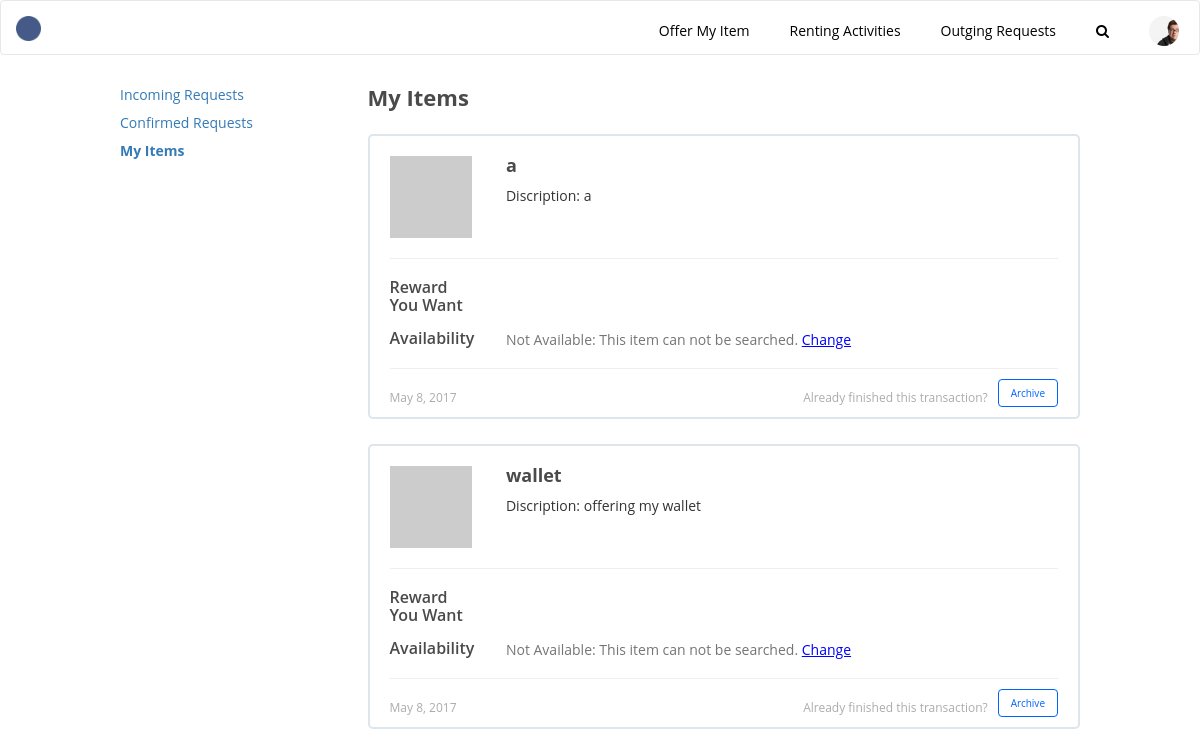
Screenshot of /rent/myalloffer (signed in) with the database file from the repository.
### rent/models.py (models this page shows, shortened)
class OfferingItem(models.Model):
	name = models.CharField(max_length=100)
	lender = models.ForeignKey(User)
	picture = models.FileField(upload_to=itemuploadpath, blank=True, null=True)
	content_type = models.CharField(max_length=50, blank=True, null=True)
	description = models.TextField(max_length=300, blank=True, null=True)
	reward = models.CharField(max_length=100, blank=True)
	post_date = models.DateField(auto_now_add=True, blank=True, null=True)
	active = models.BooleanField(default=True, blank=False)
	available_from = models.DateField(blank=True, null=True)
	available_to = models.DateField(blank=True, null=True)

### rent/views.py (the view)
@login_required
def myalloffer(request):
	context = {}
	my_items = OfferingItem.objects.filter(lender=request.user)
	context['my_items'] = my_items
	return render(request, 'rent/myoffers-myitems.html', context)

### rent/templates/rent/myoffers-myitems.html (shortened to what this page needs)
{% extends "rent/base.html" %}
{% block customized_static %}
{% load static %}
        <link rel="stylesheet" type="text/css" href="{% static 'rent/css/style.css' %}">
        <link rel="stylesheet" type="text/css" href="../../static/rent/css/myoffers.css">
        <link rel="stylesheet" href="//cdnjs.cloudflare.com/ajax/libs/jasny-bootstrap/3.1.3/css/jasny-bootstrap.min.css">
{% endblock %}
{% block bodycontent %}
        <section class="main-container">
            <div class="row">
                <nav class="col-sm-3 col-md-3 col-lg-3 bs-docs-sidebar hidden-print" role="complementary">
                    <div class="subnav-list">
                        <ui>
                            <li class="subnav clickable"><a href="{% url 'incomingoffer' %}">Incoming Requests</a></li>
                            <li class="subnav clickable"><a href="{% url 'confirmedoffer' %}">Confirmed Requests</a></li>
                            <li class="subnav-chosen clickable"><a href="{% url 'myalloffer' %}">My Items</a></li>
                        </ui>
                    </div>
                </nav>
                <div class="col-sm-9 col-md-9 col-lg-9" role="main">
                    <div class="h1">My Items</div>
                    {% for i in my_items %}
                    <div class="myoffer-incoming gray-border incoming-gray-border">
                        <div class="">
                            <div class="row">
                                <div class="col-xxs col-xs-4 col-sm-3 col-md-2 col-lg-2">
                                    {% if i.picture %}
                                    <img class="image-fill" src="{% url 'get_item_photo' i.id %}">
                                    {% else %}
                                    <img src="http://placehold.it/82x82">
                                    {% endif %}
                                </div>
                                <div class="col-xxs col-xs-8 col-sm-9 col-md-10 col-lg-10">
                                    <div class="myoffer-title">
                                        <div class="h2 myoffer-title-description">
                                            {{i.name}}
                                        </div>
                                    </div>
                                    <div class="myoffer-description">
                                        Discription: {{i.description}}
                                    </div>
                                </div>
                            </div>
                            <hr>
                            <div class="row margin-in-section">
                                <div class="col-xxs col-xs-4 col-sm-3 col-md-2 col-lg-2">
                                    <div class="h3 incoming-sub-title">
                                        Reward You Want
                                    </div>
                                </div>
                                <div class="col-xxs col-xs-8 col-sm-9 col-md-10 col-lg-10">
                                </div>
                            </div>
                            <div class="row margin-in-section ">
                                <div class="col-xxs col-xs-4 col-sm-3 col-md-2 col-lg-2">
                                    <div class="h3 incoming-reward">
                                        Availability
                                    </div>
                                </div>
                                <div class="col-xxs col-xs-8 col-sm-9 col-md-10 col-lg-10">
                                    <div class="body">
                                        Not Available: This item can not be searched. <span class="hyperlink">Change</span>
                                    </div>
                                </div>
                            </div>
                        </div>
                        <hr id="incoming-line">
                        <div>
                            <div class="caption-2 incoming-time">
                                {{i.post_date}}
                            </div>
                            <button class="btn btn-secondary btn-secondary-blue right ">
                                Archive
                            </button>
                            <div class="body inlineblock right caption-2" id="notes">
                                Already finished this transaction?
                            </div>
                        </div>
                    </div>
                    {% endfor %}
                </div>
            </div>
        </section>
        {% endblock %}

### rent/static/rent/css/search.css (style rules this page uses)
.main-container { max-width: 1200px; }

### rent/static/rent/css/myoffers.css (style rules this page uses)
#incoming-line { margin: 10px 0px 10px 0px; }
.incoming-gray-border { padding-bottom: 10px; }
.incoming-time { display: inline-block; margin-top: 10px; }
.myoffer-incoming { margin-top: 25px; }
.myoffer-incoming .myoffer-title .myoffer-title-description { display:block; }
.myoffer-incoming .margin-in-section { margin-top: 6px; }
.incoming-reward { margin-top: auto; }
#notes { margin-top: 10px; margin-right: 10px; }

### rent/static/rent/css/elements.css (style rules this page uses)
* { font-family: "Open Sans", sans-serif; }
body { box-sizing: border-box; }
.h1 { font-size: 22px; font-weight: bold; color: #4a4a4a; margin-top: 0px; }
.h2 { font-size: 18px; font-weight: bold; color: #4a4a4a; margin-top: 0px; }
.h3 { font-size: 16px; font-weight: 600; color: #4a4a4a; margin-top: 0px; }
.subnav { font-size: 14px; color: #4a4a4a; }
.subnav-chosen { font-size: 14px; color: #4a4a4a; font-weight: bold; }
.body { font-size: 14px; color: #757575; }
.caption-2 { font-size: 12px; color: #757575; opacity: 0.6; }
.btn-secondary { background-color: white; -webkit-transition-duration: 0.4s; transition-duration: 0.4s; font-size: 10px; }
.btn-secondary-blue { border: 1px solid #0064ff; color: #0064ff; }
.right { float: right; }
.subnav-list { list-style: none; margin-bottom: 15px; }
.subnav-list li { margin-bottom: 8px; }
.main-container { margin: auto; margin-top: 30px; max-width: 1200px; }
.gray-border { width: 100%; border-radius: 5px; border: solid 2px #dde5ed; padding: 2rem 2rem 2rem 2rem; }
button { border: none; background-color: none; }
.clickable { cursor: pointer; }
.inlineblock { display: inline-block; }
.hyperlink { color: blue; text-decoration: underline; }
@media only screen and (min-width: 768px) { .main-container { width: 95%; } }
@media only screen and (min-width: 992px) { .main-container { width: 80%; } }

### rows the page displays
OfferingItem: name "a", description "a", post_date "May 8, 2017"
OfferingItem: name "wallet", description "offering my wallet", post_date "May 8, 2017"
